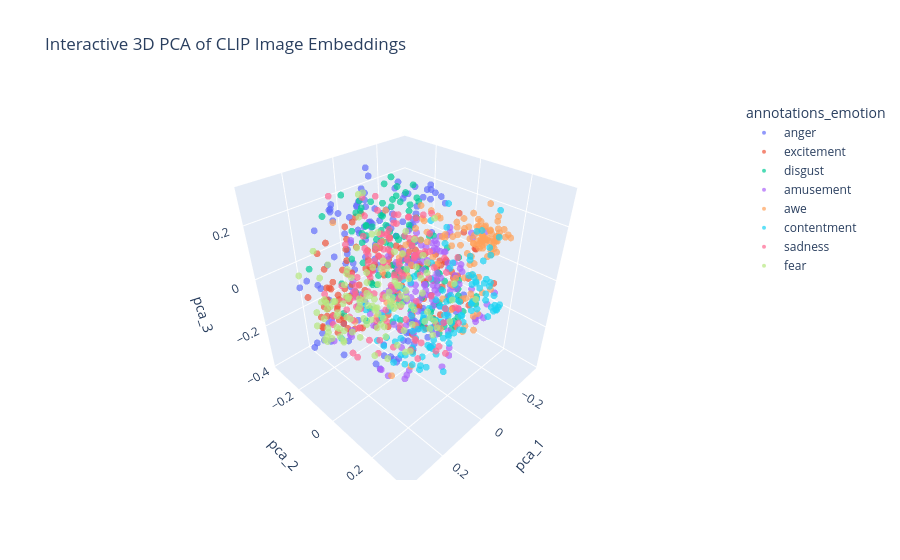

The notebook cell this image was saved under:
### Markdown cell above
#### Dimensionality Reduction: PCA

To visualize the structure of the high-dimensional CLIP image embeddings (512-d), we apply Principal Component Analysis (PCA). We first project into 3 components for visualization, then examine the cumulative variance curve to determine how many components are needed to capture 80%+ of the variance - directly informing whether linear reduction is a viable preprocessing step for modeling.

### Code cell
from sklearn.decomposition import PCA
import plotly.express as px

image_embeddings = np.array(df['embedding'].tolist())

pca = PCA(n_components=3)
pca_result = pca.fit_transform(image_embeddings)

df_pca = df.copy()
df_pca['pca_1'], df_pca['pca_2'], df_pca['pca_3'] = pca_result[:, 0], pca_result[:, 1], pca_result[:, 2]

print(f"Variance explained by 3 PCs: {sum(pca.explained_variance_ratio_):.3f}")

fig = px.scatter_3d(df_pca, x='pca_1', y='pca_2', z='pca_3',
                    color='annotations_emotion', hover_name='image_name',
                    title='Interactive 3D PCA of CLIP Image Embeddings', opacity=0.7)
fig.update_traces(marker=dict(size=4))
fig.show()
